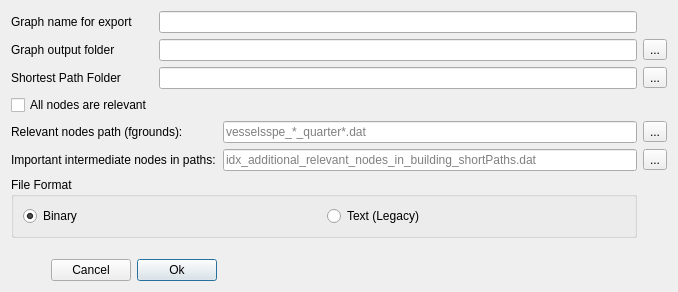
<?xml version="1.0" encoding="UTF-8"?>
<ui version="4.0">
 <class>CreateShortestPathDialog</class>
 <widget class="QDialog" name="CreateShortestPathDialog">
  <property name="geometry">
   <rect>
    <x>0</x>
    <y>0</y>
    <width>678</width>
    <height>292</height>
   </rect>
  </property>
  <property name="windowTitle">
   <string>Create shortest path files</string>
  </property>
  <layout class="QGridLayout" name="gridLayout_2">
   <item row="0" column="0">
    <widget class="QLabel" name="label_3">
     <property name="text">
      <string>Graph name for export</string>
     </property>
    </widget>
   </item>
   <item row="0" column="1" colspan="2">
    <widget class="QLineEdit" name="graphName"/>
   </item>
   <item row="1" column="0">
    <widget class="QLabel" name="label_4">
     <property name="text">
      <string>Graph output folder</string>
     </property>
    </widget>
   </item>
   <item row="1" column="1" colspan="2">
    <widget class="QLineEdit" name="outFolder"/>
   </item>
   <item row="1" column="3">
    <widget class="QToolButton" name="browseOutFolder">
     <property name="text">
      <string>...</string>
     </property>
    </widget>
   </item>
   <item row="2" column="0">
    <widget class="QLabel" name="label">
     <property name="text">
      <string>Shortest Path Folder</string>
     </property>
    </widget>
   </item>
   <item row="2" column="1" colspan="2">
    <widget class="QLineEdit" name="shortestFolder"/>
   </item>
   <item row="2" column="3">
    <widget class="QToolButton" name="browseShortestFolder">
     <property name="text">
      <string>...</string>
     </property>
    </widget>
   </item>
   <item row="3" column="0">
    <widget class="QCheckBox" name="checkAllRelevantNodes">
     <property name="text">
      <string>All nodes are relevant</string>
     </property>
    </widget>
   </item>
   <item row="4" column="0" colspan="2">
    <widget class="QLabel" name="label_2">
     <property name="text">
      <string>Relevant nodes path (fgrounds):</string>
     </property>
    </widget>
   </item>
   <item row="4" column="2">
    <widget class="QLineEdit" name="relevantFolder">
     <property name="placeholderText">
      <string>vesselsspe_*_quarter*.dat</string>
     </property>
    </widget>
   </item>
   <item row="4" column="3">
    <widget class="QToolButton" name="browseRelevantFolder">
     <property name="text">
      <string>...</string>
     </property>
    </widget>
   </item>
   <item row="5" column="0" colspan="2">
    <widget class="QLabel" name="label_5">
     <property name="text">
      <string>Important intermediate nodes in paths:</string>
     </property>
    </widget>
   </item>
   <item row="5" column="2">
    <widget class="QLineEdit" name="relevantInterFolder">
     <property name="text">
      <string/>
     </property>
     <property name="placeholderText">
      <string>idx_additional_relevant_nodes_in_building_shortPaths.dat</string>
     </property>
    </widget>
   </item>
   <item row="5" column="3">
    <widget class="QToolButton" name="browseRelevantInterFolder">
     <property name="text">
      <string>...</string>
     </property>
    </widget>
   </item>
   <item row="7" column="0">
    <spacer name="verticalSpacer">
     <property name="orientation">
      <enum>Qt::Vertical</enum>
     </property>
     <property name="sizeHint" stdset="0">
      <size>
       <width>20</width>
       <height>40</height>
      </size>
     </property>
    </spacer>
   </item>
   <item row="8" column="0" colspan="2">
    <layout class="QHBoxLayout" name="horizontalLayout">
     <item>
      <spacer name="horizontalSpacer">
       <property name="orientation">
        <enum>Qt::Horizontal</enum>
       </property>
       <property name="sizeHint" stdset="0">
        <size>
         <width>40</width>
         <height>20</height>
        </size>
       </property>
      </spacer>
     </item>
     <item>
      <widget class="QPushButton" name="cancel">
       <property name="text">
        <string>Cancel</string>
       </property>
      </widget>
     </item>
     <item>
      <widget class="QPushButton" name="ok">
       <property name="text">
        <string>Ok</string>
       </property>
       <property name="default">
        <bool>true</bool>
       </property>
      </widget>
     </item>
    </layout>
   </item>
   <item row="6" column="0" colspan="3">
    <widget class="QGroupBox" name="groupBox">
     <property name="title">
      <string>File Format</string>
     </property>
     <layout class="QGridLayout" name="gridLayout">
      <item row="0" column="1">
       <widget class="QRadioButton" name="formatText">
        <property name="text">
         <string>Text (Legacy)</string>
        </property>
       </widget>
      </item>
      <item row="0" column="0">
       <widget class="QRadioButton" name="formatBinary">
        <property name="text">
         <string>Binary</string>
        </property>
        <property name="checked">
         <bool>true</bool>
        </property>
       </widget>
      </item>
     </layout>
    </widget>
   </item>
  </layout>
 </widget>
 <resources/>
 <connections>
  <connection>
   <sender>cancel</sender>
   <signal>clicked()</signal>
   <receiver>CreateShortestPathDialog</receiver>
   <slot>reject()</slot>
   <hints>
    <hint type="sourcelabel">
     <x>247</x>
     <y>273</y>
    </hint>
    <hint type="destinationlabel">
     <x>68</x>
     <y>227</y>
    </hint>
   </hints>
  </connection>
 </connections>
</ui>
